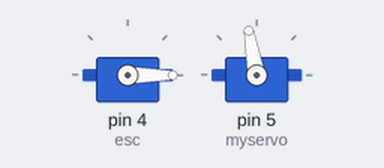
Recording of a sketch running on a simulated Arduino Uno, built with avr-gcc and run on an emulated ATmega328P. Shown: 2 × servo. What the sketch prints to the serial monitor is not drawn.

Above: at 0.4 s.
Timing chart, 0 to 1.9 s (numbered marks = the images above):
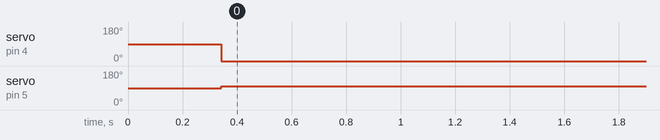

The sketch:

boat_final.ino
```cpp
#include <Servo.h>
#include <PS2X_lib.h>  //for v1.6
 Servo esc;
 Servo myservo;
int val;
int val1;
/******************************************************************
 * set pins connected to PS2 controller:
 *   - 1e column: original
 *   - 2e colmun: Stef?
 * replace pin numbers by the ones you use
 ******************************************************************/
#define PS2_DAT        8//14
#define PS2_CMD        9 //15
#define PS2_SEL        10 //16
#define PS2_CLK       11 //17

/******************************************************************
 * select modes of PS2 controller:
 *   - pressures = analog reading of push-butttons
 *   - rumble    = motor rumbling
 * uncomment 1 of the lines for each mode selection
 ******************************************************************/
//#define pressures   true
#define pressures   false
//#define rumble      true
#define rumble      false

PS2X ps2x; // create PS2 Controller Class
 int error = 0;
byte type = 0;
byte vibrate = 0;

 void setup(){
 Serial.begin(57600);

  delay(300);  //added delay to give wireless ps2 module some time to startup, before configuring it

  //CHANGES for v1.6 HERE!!! **************PAY ATTENTION*************

  //setup pins and settings: GamePad(clock, command, attention, data, Pressures?, Rumble?) check for error
  error = ps2x.config_gamepad(PS2_CLK, PS2_CMD, PS2_SEL, PS2_DAT);

  if(error == 0){
    Serial.print("Found Controller, configured successful ");
    Serial.print("pressures = ");
  if (pressures)
    Serial.println("true ");
  else
    Serial.println("false");
  Serial.print("rumble = ");
  if (rumble)
    Serial.println("true)");
  else
    Serial.println("false");
    Serial.println("Try out all the buttons, X will vibrate the controller, faster as you press harder;");
    Serial.println("holding L1 or R1 will print out the analog stick values.");
    Serial.println("Note: Go to www.billporter.info for updates and to report bugs.");
  }
  else if(error == 1)
    Serial.println("No controller found, check wiring, see readme.txt to enable debug. visit www.billporter.info for troubleshooting tips");

  else if(error == 2)
    Serial.println("Controller found but not accepting commands. see readme.txt to enable debug. Visit www.billporter.info for troubleshooting tips");

  else if(error == 3)
    Serial.println("Controller refusing to enter Pressures mode, may not support it. ");

//  Serial.print(ps2x.Analog(1), HEX);

  type = ps2x.readType();
  switch(type) {
    case 0:
      Serial.print("Unknown Controller type found ");
      break;
    case 1:
      Serial.print("DualShock Controller found ");
      break;
    case 2:
      Serial.print("GuitarHero Controller found ");
      break;
  case 3:
      Serial.print("Wireless Sony DualShock Controller found ");
      break;
   }
   esc.attach(4);
   myservo.attach(5);
}
void loop() {
  // put your main code here, to run repeatedly:
if(error == 1) //skip loop if no controller found
    return;

  else { //DualShock Controller
    ps2x.read_gamepad(false, vibrate);

  int thrust=(ps2x.Analog(PSS_RY));
  int throttle=map(thrust,127 , 0, 0,255 );
esc.write(throttle);


if(ps2x.Analog(PSS_LX)>129){
   val=(ps2x.Analog(PSS_LX));
  // val1=map(val,128,255,60,90);
   myservo.write(28);
   Serial.println(ps2x.Analog(PSS_LX));
 }
else if(ps2x.Analog(PSS_LX)<127){

  val=(ps2x.Analog(PSS_LX));
   //val1=map(val,0,128,90,120);
   myservo.write(152);
   Serial.println(ps2x.Analog(PSS_LX));
}
else
{
  myservo.write(100);
  Serial.println(ps2x.Analog(PSS_LX));
}
    }

  delay(50);
}
```

Measured:
- by itself, servo on pin 4 (esc): 90° → 0° at 0.34 s
- by itself, servo on pin 5 (myservo): 90° → 100° at 0.34 s
